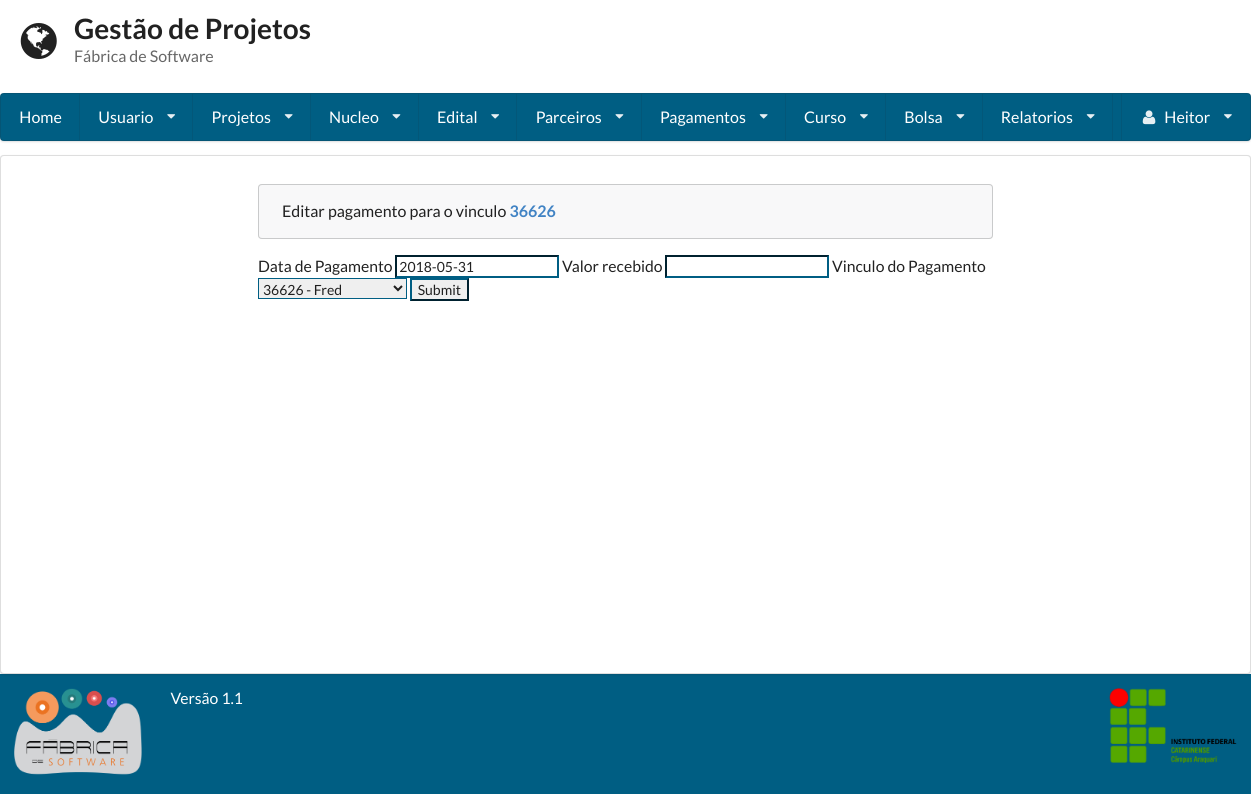
The page /editar_pagamento/8/ (signed in) on the database as committed earlier.
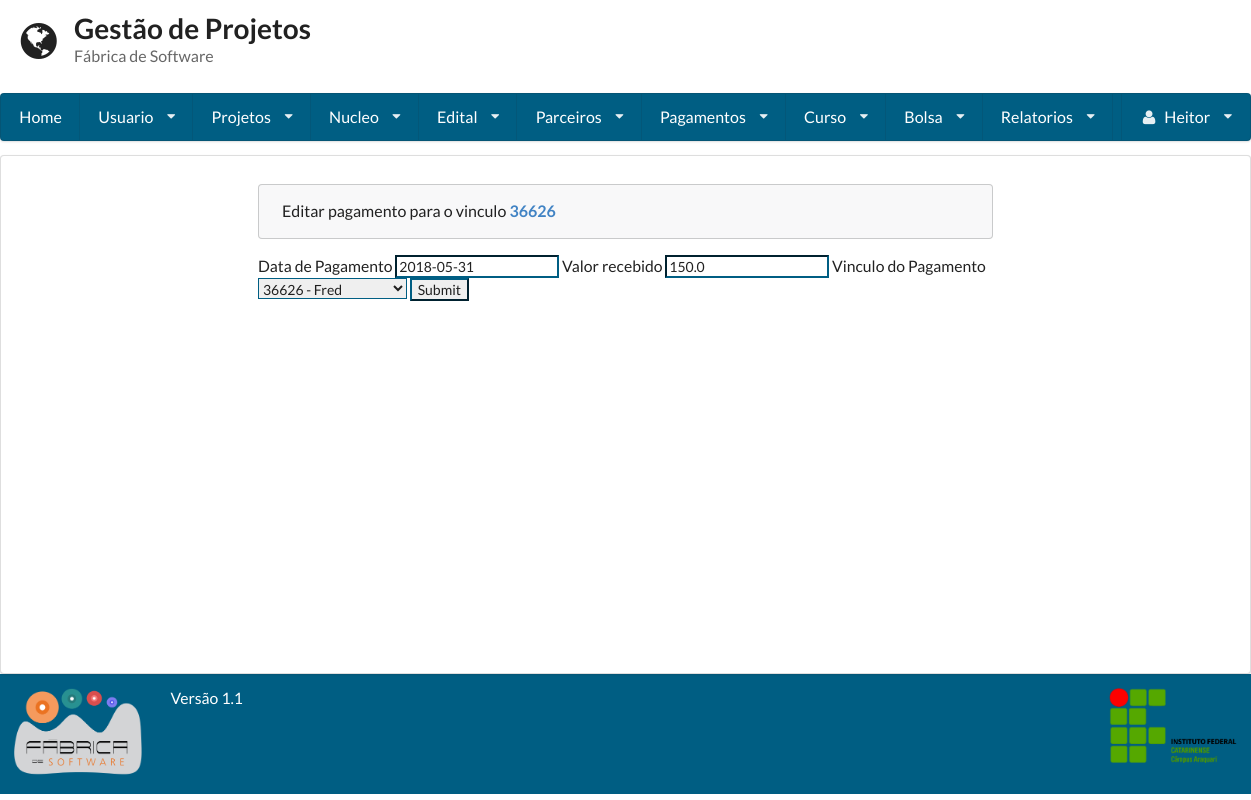
The same page on the database as committed later.
### gestaoapp/models/pagamentos.py (models this page shows, shortened)
class Pagamentos(models.Model):
    dt_pagamento = models.DateField(null=True, blank=True)
    vinculo = models.ForeignKey(Vinculo)
    valor = models.FloatField(null=True)

### gestaoapp/views/pagamentos.py (the view, shortened to what this page needs)
# urls.py: url(r'^editar_pagamento/(?P<pagamento_id>\d+)/$', CadastroPagamento.as_view(), name='editar_pagamento'),
class CadastroPagamento(LoginRequiredMixin, View):
    template = 'pagamentos/cadastro.html'
    def get(self, request, pagamento_id=None):
        context_dict = {}
        vinculo = get_vinculo(request.user.id)
        if pagamento_id:
            pagamento = Pagamentos.objects.get(id=pagamento_id)
            form = FormPagamento(instance=pagamento)
            editar = True
        else:
            form = FormPagamento()
            editar = False
        context_dict['form'] = form
        context_dict['editar'] = editar
        context_dict['vinculo'] = vinculo
        return render(request, self.template, context_dict)

### gestaoapp/forms/pagamento.py
class FormPagamento(forms.ModelForm):
    class Meta:
        model = Pagamentos
        fields = ['dt_pagamento', 'valor', 'vinculo']

### gestaoapp/models/bolsa.py (called while the page is built)
    def __unicode__(self):
        return self.codigo

### gestaoapp/models/vinculo.py (called while the page is built)
    def __unicode__(self):
        return '%s - %s' %(self.bolsa.codigo, self.usuario.username)

### gestaoapp/views/pagamentos.py (called while the page is built)
def get_vinculo(id_usuario):
    try:
        usuario = Usuario.objects.get(id=id_usuario)
        return Vinculo.objects.get(usuario=usuario)
    except:
        return None

### gestaoapp/templates/pagamentos/cadastro.html (shortened to what this page needs)
{% extends 'base.html' %}
{% block conteudo %}
                {% if vinculo %}
                    <div class="ui large message">
                    {% if editar %}
                        Editar pagamento para o vinculo <a href="#"><strong>{{ vinculo.bolsa }}</strong></a>
                    {% else %}
                        Cadatrar pagamento para o vinculo <a href="#"><strong>{{ vinculo.bolsa }}</strong></a>
                    {% endif %}
                        </div>
                {% endif %}
    <form action="" method="post">
        <label>Data de Pagamento</label>
            {% if editar %}
                {{ form.dt_pagamento}}
            {% else %}
                <input type="date" name="dt_pagamento" placeholder="dd/mm/YY">
            {% endif %}
            <label>Valor recebido</label>
            {{ form.valor }}
        <label>Vinculo do Pagamento</label>
            {{ form.vinculo }}
        <input type="submit">
    </form>
{% endblock %}

Rows that differ between the two databases and show on the page:
changed Pagamentos "36626 - Fred": valor (not shown) → "150.0"
